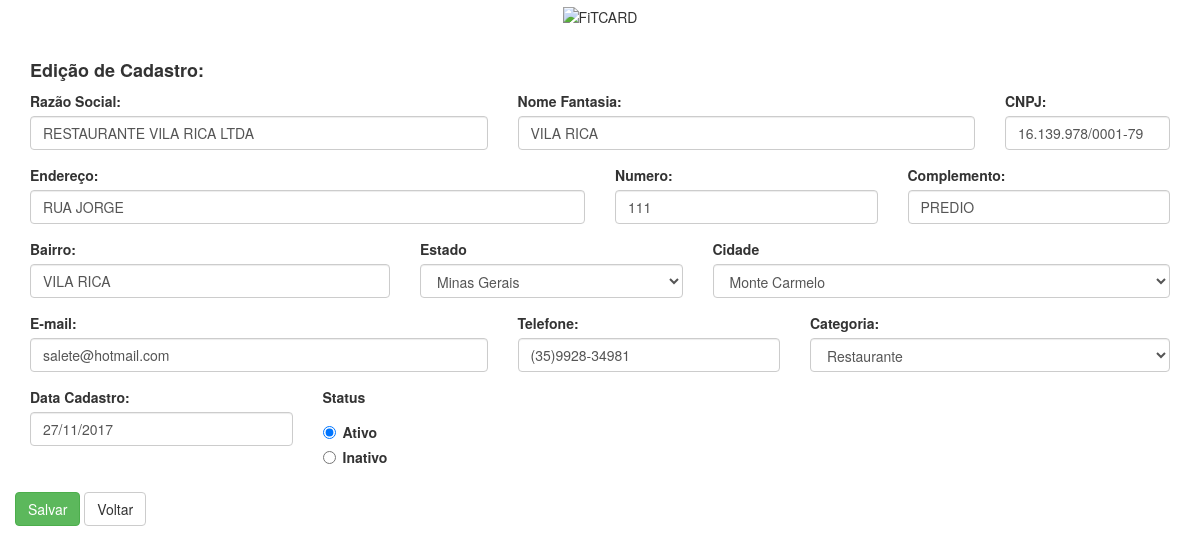
/estabelecimento/alterar/5, run on the app's committed database.
### tables this page shows
CREATE TABLE `estabelecimento` (
  `id_estabelecimento` int(11) NOT NULL AUTO_INCREMENT,
  `razao_social` varchar(45) NOT NULL,
  `nome_fantasia` varchar(45) DEFAULT NULL,
  `cnpj` varchar(45) NOT NULL,
  `email` varchar(45) DEFAULT NULL,
  `endereco` varchar(45) DEFAULT NULL,
  `numero` varchar(45) DEFAULT NULL,
  `complemento` varchar(45) DEFAULT NULL,
  `bairro` varchar(45) DEFAULT NULL,
  `cidade_id` int(11) DEFAULT NULL,
  `telefone` varchar(45) DEFAULT NULL,
  `data_cadastro` datetime DEFAULT CURRENT_TIMESTAMP,
  `categoria_id` int(11) DEFAULT NULL,
  `status` enum('0','1') DEFAULT NULL,
  PRIMARY KEY (`id_estabelecimento`),
  KEY `categoria_id_idx` (`categoria_id`),
  CONSTRAINT `categoria_id` FOREIGN KEY (`categoria_id`) REFERENCES `categoria` (`id_categoria`) ON DELETE NO ACTION ON UPDATE NO ACTION
);

### application/controllers/Estabelecimento.php (called while the page is built, shortened)
<?php
class Estabelecimento extends CI_Controller {
    public function __construct() {
        $this->data['js'][]  = 'assets/js/jquery-3.2.1.min';
        $this->data['js'][] = 'assets/js/jquery.validate';
        $this->data['css'][] = 'assets/bootstrap/css/bootstrap';
        $this->data['css'][] = 'assets/css/template';
        $this->data['js'][]  = 'assets/bootstrap/js/bootstrap.min';
        $this->data['js'][] = 'assets/js/jquery.mask';
        $this->data['js'][] = 'assets/bootstrap/js/bootstrap-toggle.min';
        $this->data['js'][]  = 'assets/js/pages/estabelecimento';
        $this->load->model(array('estado_model','categoria_model', 'estabelecimento_model', 'cidade_model'));
        $this->load->helper('formata_data');
    }
    private function selects($uf_selecionada = null){
        $this->load->model(array('estado_model','cidade_model','categoria_model'));
        $estados = $this->estado_model->select_all_estados();
        $this->data['ufs_banco'][''] = 'Selecione';
        foreach ($estados as $value){
            $this->data['ufs_banco'][$value->Uf] = $value->Nome;
        }
        $this->data['cidades_banco'][''] = 'Selecione o estado';
        if(isset($uf_selecionada)){
            $cidades = $cidades = $this->cidade_model->select_cidade_estado($uf_selecionada);
            foreach ($cidades as $value) {
                $this->data['cidades_banco'][$value->Id] = $value->Nome;
            }
        }
        $this->data['categorias_banco'][''] = 'Selecione';
        $categorias = $this->categoria_model->select_all_categoria();
        foreach ($categorias as $value){
            $this->data['categorias_banco'][$value->id_categoria] = $value->descricao;
        }
    }
    public function alterar($id = null){
        $this->data = array_merge((array) $this->estabelecimento_model->select_estabelecimento($id)[0], $this->data);
        $this->data['view']   = 'estabelecimento/formulario';
        $this->data['titulo'] = 'Edição de Cadastro';
        $this->data['url']    = 'estabelecimento/alterar/'.$id;
        $this->data['id_estabelecimento'] = $id;
        $this->load->view('template', $this->data);
    }
}

### index.php (called while the page is built, shortened)
<?php
require_once BASEPATH.'core/CodeIgniter.php';

### application/models/Estabelecimento_model.php (called while the page is built, shortened)
<?php
class Estabelecimento_model extends CI_Model {
	private $tabela;
	public function __construct(){
            $this->tabela       = 'estabelecimento';
        }
        public function select_estabelecimento($id = null){
            $this->db->select('e.*, c.id_categoria as categoria, cid.Id as cidade, est.Uf as estado, c.descricao as des_categoria')
                    ->from($this->tabela.' as e')
                    ->join('categoria as c', 'c.id_categoria = e.categoria_id', 'left')
                    ->join('municipio as cid', 'e.cidade_id = cid.Id', 'left')
                    ->join('estado as est', 'est.Uf = cid.Uf', 'left');
            if($id){
                $this->db->where('e.id_estabelecimento',$id);
            }
            $query = $this->db->get();
            return $query->result();
        }
}

### application/helpers/formata_data_helper.php (called while the page is built, shortened)
<?php
if (!function_exists('data_exibicao')) {
    function data_exibicao($data) {
        return date('d/m/Y', strtotime($data));
    }
}

### application/views/estabelecimento/formulario.php (the view, shortened to what this page needs)
<?php
$razao_social = (isset($razao_social)) ? $razao_social : '';
$nome_fantasia = (isset($nome_fantasia)) ? $nome_fantasia : '';
$cnpj = (isset($cnpj)) ? $cnpj : '';
$email = (isset($email)) ? $email : '';
$endereco = (isset($endereco)) ? $endereco : '';
$numero = (isset($numero)) ? $numero : '';
$complemento = (isset($complemento)) ? $complemento : '';
$bairro = (isset($bairro)) ? $bairro : '';
$estado = (isset($estado)) ? $estado : '';
$cidade = (isset($cidade)) ? $cidade : '';
$telefone = (isset($telefone)) ? $telefone : '';
$data_cadastro = (isset($data_cadastro)) ? data_exibicao($data_cadastro) : '';
$categoria = (isset($categoria)) ? $categoria : '';
$status = (isset($status)) ? $status : '';
?>
<form action="<?php echo $url; ?>" method="post" accept-charset="utf-8" class="form" name="formulario" id="formulario">
    <div class="grid-form1">
        <h4 class="heading_a"><b><?php echo $titulo;?>:</b></h4>
        <div class="row">
            <div class="form-group col-md-5">
                <label class="control-label" for="razaosocial">Razão Social:</label>
                <input id="razaosocial" name="razaosocial" type="text" placeholder="Razão social" class="form-control" value="<?php echo $razao_social;?>">
            </div>
            <div class="form-group col-md-5">
                <label class="control-label" for="nomefantasia">Nome Fantasia:</label>
                <input id="nomefantasia" name="nomefantasia" type="text" placeholder="Nome fantasia" class="form-control" value="<?php echo $nome_fantasia;?>">
            </div>
            <div class="form-group col-md-2">
                <label class="control-label" for="cnpj">CNPJ:</label>
                <input id="cnpj" name="cnpj" type="text" placeholder="00.000.000/0000-00" class="form-control" value="<?php echo $cnpj;?>">
            </div>
        </div>
        <div class="row">
            <div class="form-group col-md-6">
                <label class="control-label" for="endereco">Endereço:</label>
                <input id="endereco" name="endereco" type="text" placeholder="Endereço" class="form-control" value="<?php echo $endereco;?>">
            </div>
            <div class="form-group col-md-3">
                <label class="control-label" for="numero">Numero:</label>
                <input id="numero" name="numero"type="text" placeholder="Número" class="form-control" value="<?php echo $numero;?>">
            </div>
            <div class="form-group col-md-3">
                <label class="control-label" for="numero">Complemento:</label>
                <input id="complemento" name="complemento"type="text" placeholder="Complemento" class="form-control" value="<?php echo $complemento;?>">
            </div>
        </div>
        <div class="row">
            <div class="form-group col-md-4">
                <label class="control-label" for="numero">Bairro:</label>
                <input id="bairro" name="bairro" type="text" placeholder="Bairro" class="form-control" value="<?php echo $bairro;?>">
            </div>
            <div class="form-group col-md-3">
                <label class="control-label" for="estado">Estado</label>
                <?php
                echo form_dropdown('estado', $ufs_banco, $estado, 'class="form-control" id="estado" name="estado"');
                ?>
            </div>
            <div class="form-group col-md-5">
                <label class="control-label" for="cidade">Cidade</label>
                <?php
                    echo form_dropdown('cidade', $cidades_banco, $cidade, 'class="form-control" id="cidade" name="cidade"'.((empty($cidade))?' disabled':''));
                ?>
            </div>
        </div>
        <div class="row">
            <div class="form-group col-md-5">
                <label class="control-label" for="numero">E-mail:</label>
                <input id="email" name="email" type="text" placeholder="exemplo@exemplo.com" class="form-control" value="<?php echo $email;?>">
            </div>
            <div class="form-group col-md-3">
                <label class="control-label" for="numero">Telefone:</label>
                <input id="telefone" name="telefone" type="text" placeholder="(00)0000-00000" class="form-control" value="<?php echo $telefone;?>">
            </div>
            <div class="form-group col-md-4">
                <label class="control-label" for="numero">Categoria:</label>
                <?php echo form_dropdown('categoria', $categorias_banco, $categoria, 'class="form-control" id="categoria" name="categoria"'); ?>
            </div>
        </div>
        <div class="row">
            <div class="form-group col-md-3">
                <label class="control-label" for="numero">Data Cadastro:</label>
                <input id="data_cadastro" name="data_cadastro" type="text" placeholder="01/01/1970" class="form-control" value="<?php echo $data_cadastro;?>">
            </div>
            <div class="form-group col-md-3">
                <label class="control-label" for="status">Status</label>
                <label class="radio" for="status" style="margin-left: 20px;">
                    <?php
                    if(($status == '1')){
                        echo '<input type="radio" name="status" id="status_1" value="1" checked>';
                    }else{
                        echo '<input type="radio" name="status" id="status_1" value="1">';
                    }
                    ?>
                    Ativo
                </label>
                <label class="radio" for="status-1" style="margin-left: 20px;">
                    <?php
                    if(($status == '0')){
                        echo '<input type="radio" name="status" id="status_0" value="0" checked>';
                    }else{
                        echo '<input type="radio" name="status" id="status_0" value="0">';
                    }
                    ?>
                    Inativo
                </label>
            </div>
        </div>
        <div class="row">
            <div class="profile-btn">
                <button type="submit" href="#" class="btn btn-success bg-red">Salvar</button>
                <a class="btn-default btn" href="javascript: history.back();">Voltar</a>
            </div>
        </div>
    </div>
</form>

### data on the page
estabelecimento: razaosocial "RESTAURANTE VILA RICA LTDA", nomefantasia "VILA RICA", cnpj "16.139.978/0001-79", endereco "RUA JORGE", numero "111", complemento "PREDIO", bairro "VILA RICA", email "salete@hotmail.com", telefone "(35)9928-34981", categoria "Restaurante", data_cadastro "27/11/2017"

### other printed values
$titulo "Edição de Cadastro"
